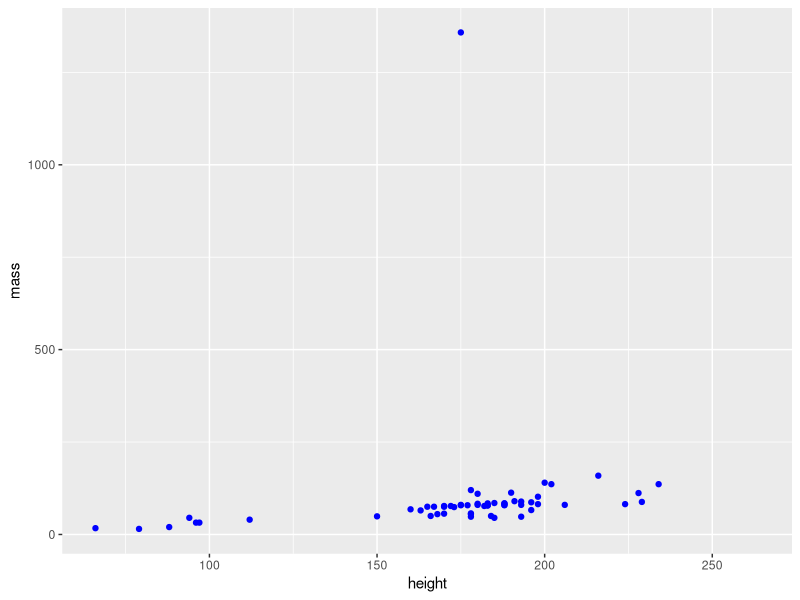
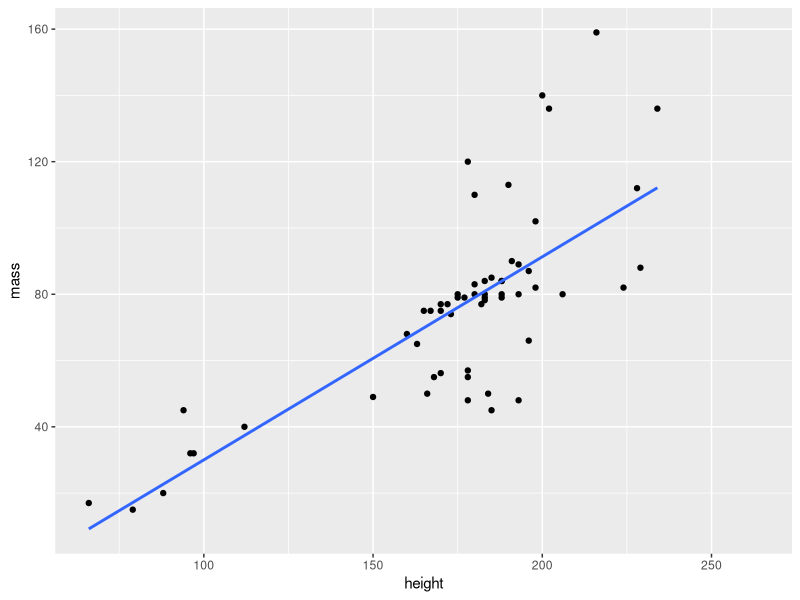
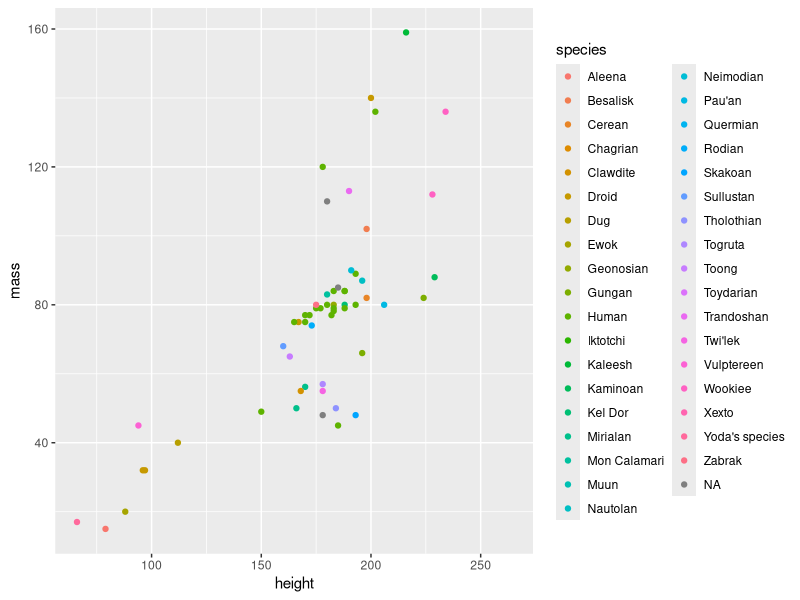
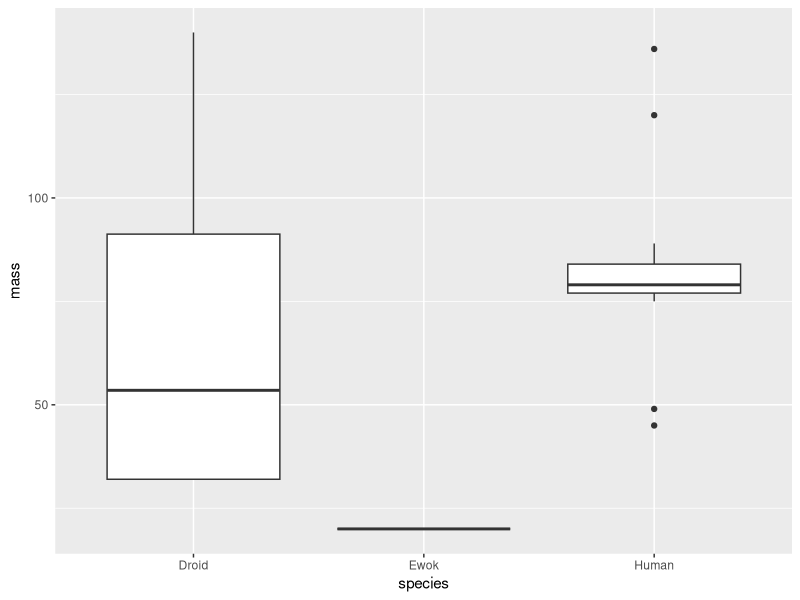
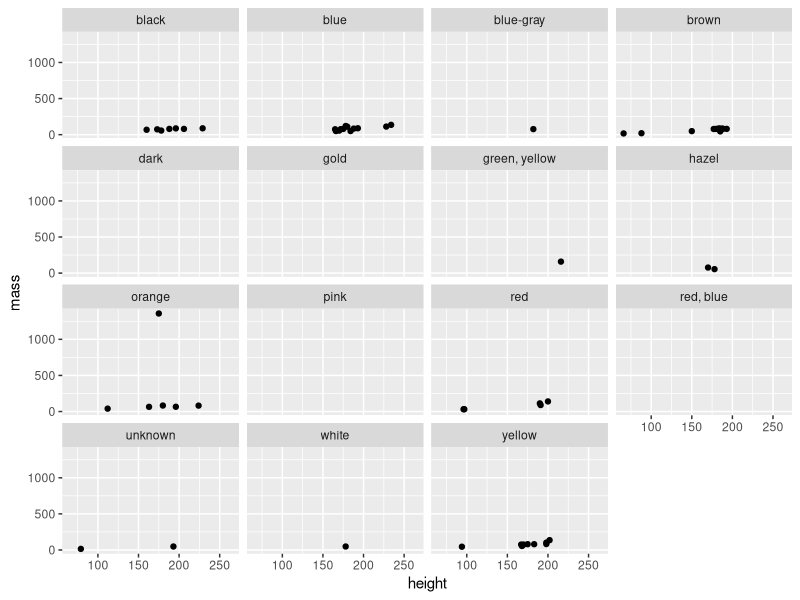
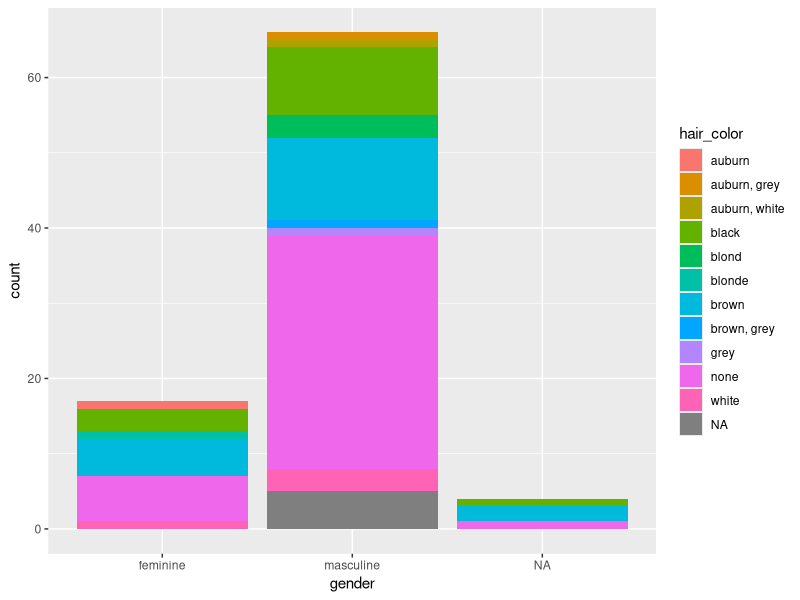
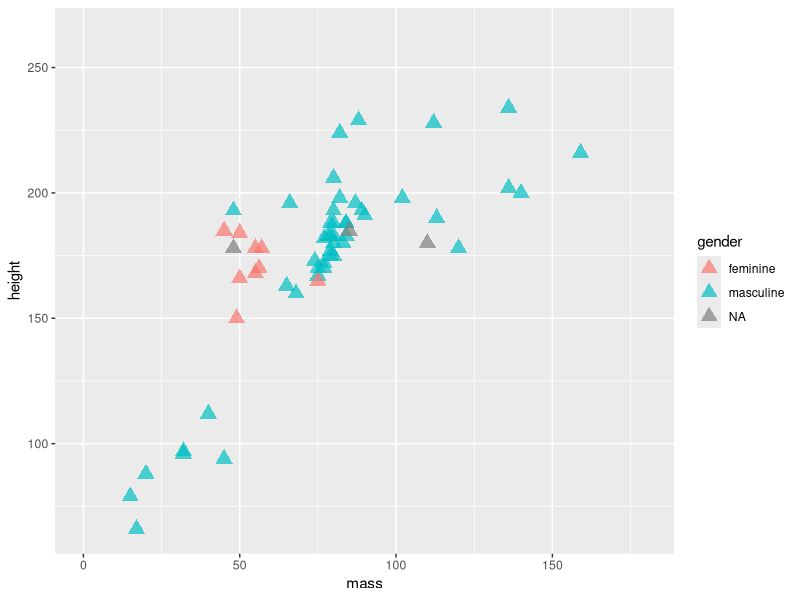
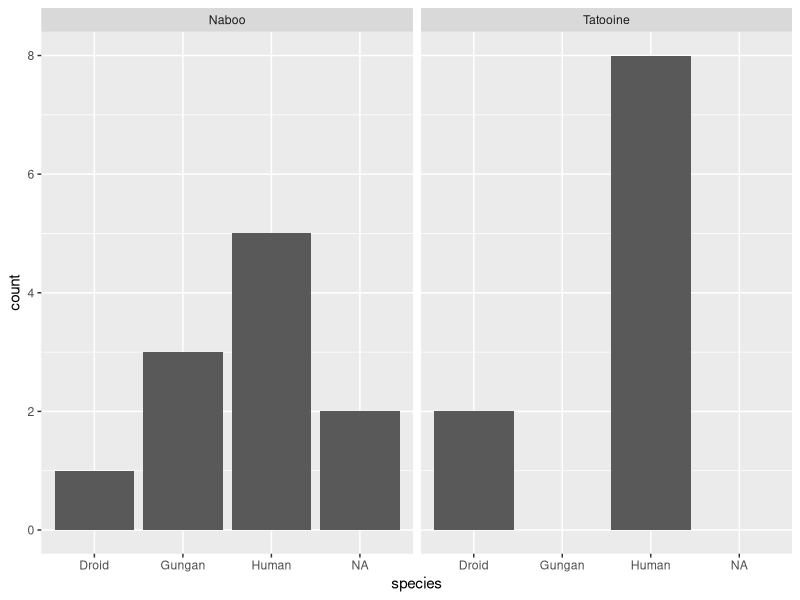

Here is the R script that generated these plots, in order:
## ---- chunk 1
library(ggplot2)
library(tidyverse)
library(ggridges)
library(readr)
library(forcats)
library(ggrepel)
library(dplyr)
library(tidyr)


## ---- chunk 2
data=starwars
ggplot(data= starwars, mapping= aes(x=height , y= mass)) + geom_point(colour= "blue")

## ---- chunk 3
starwarss <- filter(starwars, name != "Jabba Desilijic Tiure")
## ---- chunk 4
ggplot(starwarss, aes(height,mass)) +geom_point(colour="black") +geom_smooth(method=lm, se= FALSE)
## ---- chunk 5
ggplot(starwarss, aes(height, mass, colour=species)) + geom_point()
## ---- chunk 6
lib<- starwars %>% subset(species == "Human" | species == "Droid" | species == "Ewok") 
## ---- chunk 7
ggplot (lib, aes(species,mass)) + geom_boxplot()
## ---- chunk 8
ggplot(data=starwars, mapping= aes(x=height, y=mass)) + geom_point() + facet_wrap(~eye_color)
## ---- chunk 9
ggplot(data = starwars, mapping = aes(x=gender, fill = hair_color)) + geom_bar()
## ---- chunk 10
ggplot(data=starwarss) + geom_point(mapping = aes(x=mass, y= height, colour= gender), alpha= 0.7, shape= 17 , size =4) + coord_cartesian(xlim=c(0,180))
## ---- chunk 11
starwars %>% filter (height <100)
## ---- chunk 12
starwars %>% filter(eye_color == "red") %>% select(name)
## ---- chunk 13
starwars %>%
  mutate(height_plus_mass = height + mass) %>%
  select(name, height, mass, height_plus_mass)
## ---- chunk 14
starwars %>%
  filter(homeworld %in% c("Naboo", "Tatooine")) %>%
  ggplot(aes(species)) +
  geom_bar() +
  facet_grid(. ~ homeworld)
## ---- chunk 15
data=USArrests
## ---- chunk 16
data(singer, package='lattice')
## ---- chunk 17
 lm <- ggplot(singer, aes(x=voice.part, y=height))

lm
## ---- chunk 18
lm <- lm + geom_boxplot(fill="lightgreen")
lm
## ---- chunk 19
lm <- lm + geom_violin(fill="blue")
lm
## ---- chunk 20
data("USArrests")
crimes <- data.frame(state=tolower(rownames(USArrests)), USArrests)
## ---- chunk 21
gg <- ggplot(crimes, aes(map_id=state, fill=Murder))
gg
## ---- chunk 22
gg <- gg + geom_map(map=map_data("state"))
gg
## ---- chunk 23
gg <- gg + expand_limits(x=map_data("state")$long, y=map_data("state")$lat)
gg
## ---- chunk 24
diamond.plot <- ggplot(data=diamonds, aes(x=carat, y=price, colour = color))
diamond.plot + geom_point()
## ---- chunk 25
birthwt <- as_tibble(MASS::birthwt)

birthwt <- birthwt %>%
  rename(birthwt.below.2500 = low, 
         mother.age = age,
         mother.weight = lwt,
         mother.smokes = smoke,
         previous.prem.labor = ptl,
         hypertension = ht,
         uterine.irr = ui,
         physician.visits = ftv,
         birthwt.grams = bwt)

# Assign better labels to categorical variables
birthwt <- birthwt %>%
  mutate(race = recode_factor(race, `1` = "white", `2` = "black", `3` = "other")) %>%
  mutate_at(c("mother.smokes", "hypertension", "uterine.irr", "birthwt.below.2500"),
            ~ recode_factor(.x, `0` = "no", `1` = "yes"))
## ---- chunk 26
bwt.summary <- birthwt %>%
  group_by(race, mother.smokes) %>%
  summarize(mean.birthwt = round(mean(birthwt.grams), 0))

bwt.summary
## ---- chunk 27
p.bwt <- ggplot(data = bwt.summary, 
                aes(y = mean.birthwt, x = race, fill = mother.smokes))

# Pick colors for the bars
bwt.colors <- c("#009E73", "#999999")

# Display barchart
p.bwt + geom_bar(stat = "identity", position = "dodge") +
  ylab("Average birthweight") + 
  xlab("Mother's race") +
  guides(fill = guide_legend(title = "Mother's smoking status")) + 
  scale_fill_manual(values=bwt.colors)

## ---- chunk 28
base.plot <- ggplot(birthwt, aes(x = mother.age)) +
  xlab("Mother's age") 
base.plot + geom_histogram()
## ---- chunk 29
base.plot + geom_histogram(aes(fill = race))

## ---- chunk 30
base.plot + geom_density(aes(fill = race), alpha = 0.5)

## ---- chunk 31
ggplot(birthwt, aes(x=mother.age, y=birthwt.grams, shape=mother.smokes, color=mother.smokes)) + 
  geom_point() + # Adds points (scatterplot)
  geom_smooth(method = "lm") + # Adds regression lines
  ylab("Birth Weight (grams)") + # Changes y-axis label
  xlab("Mother's Age (years)") + # Changes x-axis label
  ggtitle("Birth Weight in relation to Mother's Age")
